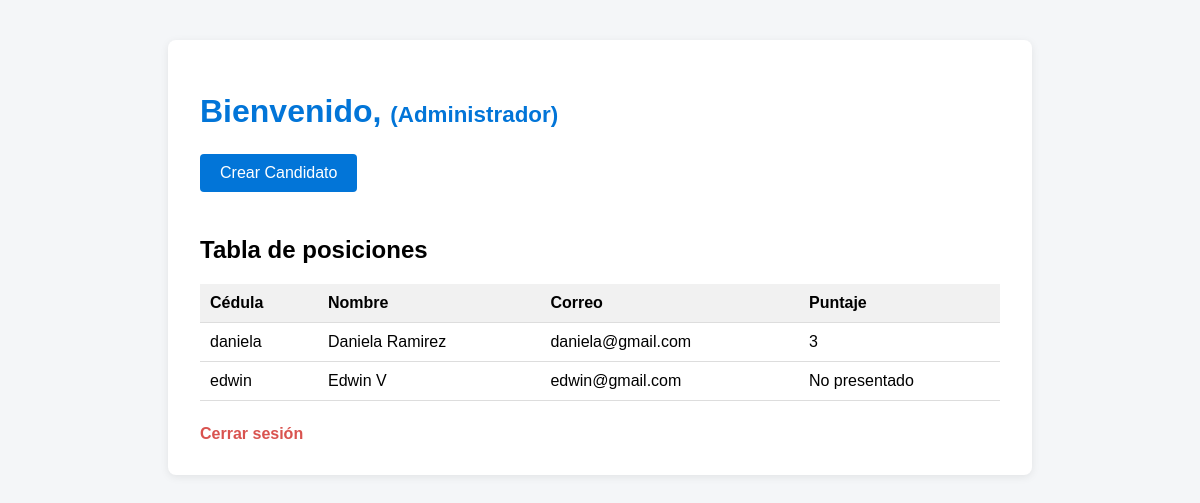
The app's page /admin_dashboard/ (signed in), older data.
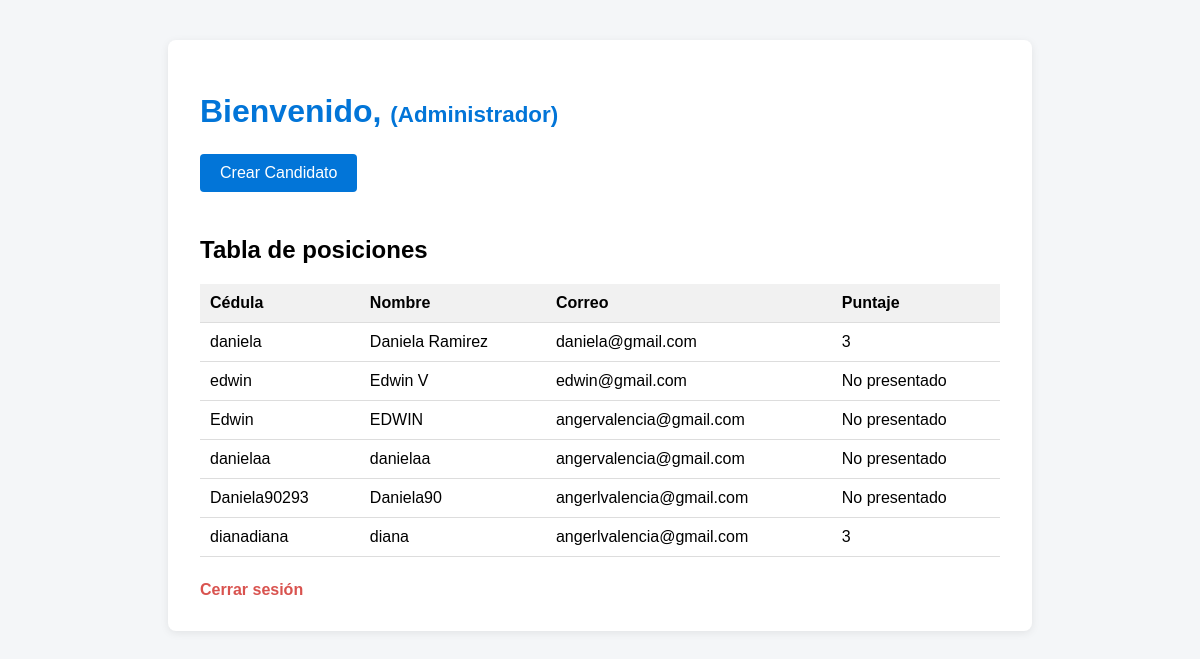
The same page, newer data.
### app_principal/models.py (models this page shows)
class Usuario(AbstractUser):
    ROLES = (
        ('administrador', 'Administrador'),
        ('candidato', 'Candidato'),
    )
    rol = models.CharField(max_length=20, choices=ROLES, null=True, blank=True)

### app_principal/views.py (the view)
# urls.py: path('admin_dashboard/', views.admin_dashboard, name='admin_dashboard'),
@login_required
def admin_dashboard(request):
    candidatos = Usuario.objects.filter(rol='candidato')
    resultados_dict = {r.candidato_id: r.puntaje for r in Resultado.objects.all()}
    lista = []
    for candidato in candidatos:
        puntaje = resultados_dict.get(candidato.id, 'No presentado')
        lista.append({'candidato': candidato, 'puntaje': puntaje})
    return render(request, 'app_principal/admin_dashboard.html', {'resultados': lista})

### app_principal/templates/app_principal/admin_dashboard.html (shortened to what this page needs)
<!DOCTYPE html>
<html>
<head>
</head>
<body>
<div class="container">
    <h1>Bienvenido, {{ user.first_name }} <span style="font-size:0.7em;">(Administrador)</span></h1>
    <a href="{% url 'crear_candidato' %}" class="btn">Crear Candidato</a>
    <h2>Tabla de posiciones</h2>
    <table>
        <tr>
            <th>Cédula</th>
            <th>Nombre</th>
            <th>Correo</th>
            <th>Puntaje</th>
        </tr>
        {% for resultado in resultados %}
        <tr>
            <td>{{ resultado.candidato.username }}</td>
            <td>{{ resultado.candidato.first_name }}</td>
            <td>{{ resultado.candidato.email }}</td>
            <td>{{ resultado.puntaje }}</td>
        </tr>
        {% endfor %}
    </table>
    <a href="{% url 'logout' %}" class="logout">Cerrar sesión</a>
</div>
</body>
</html>

### app_principal/templates/app_principal/admin_dashboard.html (style rules this page uses)
body { font-family: Arial, sans-serif; background: #f4f6f8; margin: 0; padding: 0; }
.container { max-width: 800px; margin: 40px auto; background: #fff; padding: 32px; border-radius: 8px; box-shadow: 0 2px 8px rgba(0,0,0,0.08); }
h1 { color: #0275d8; margin-bottom: 24px; }
.btn { display: inline-block; padding: 10px 20px; background: #0275d8; color: #fff; border-radius: 4px; text-decoration: none; margin-bottom: 24px; }
table { width: 100%; border-collapse: collapse; margin-bottom: 24px; }
th, td { padding: 10px; border-bottom: 1px solid #ddd; text-align: left; }
th { background: #f1f1f1; }
.logout { color: #d9534f; text-decoration: none; font-weight: bold; }

Row changes from the older to the newer data that the page shows:
added Usuario: candidato.username "Edwin", candidato.first_name "EDWIN", candidato.email "angervalencia@gmail.com", puntaje "No presentado"
added Usuario: candidato.username "danielaa", candidato.first_name "danielaa", candidato.email "angervalencia@gmail.com", puntaje "No presentado"
added Usuario: candidato.username "Daniela90293", candidato.first_name "Daniela90", candidato.email "angerlvalencia@gmail.com", puntaje "No presentado"
added Usuario: candidato.username "dianadiana", candidato.first_name "diana", candidato.email "angerlvalencia@gmail.com", puntaje "3"
